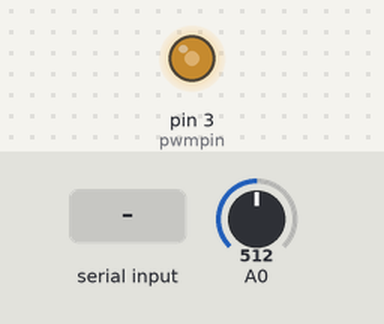
Bench run of a sketch on a simulated Arduino Uno, built with avr-gcc and run on an emulated ATmega328P. Shown: output pins drawn as LEDs (lit = HIGH). The test bench sets the inputs (shaded band); at power-on: A0 = 512. What the sketch prints to the serial monitor is not drawn.

Above: at 1.2 s.
1.3 s: byte 255 (255) received over Serial
At 2.5 s:
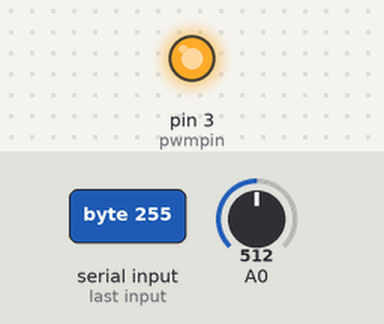
2.8 s: A0 set to 716
4.3 s: "1" received over Serial
6.2 s: "0" received over Serial
8.0 s: A0 set to 900
9.8 s: "2" received over Serial
Timing chart, 0 to 12.6 s (numbered marks = the images above; inputs shaded):
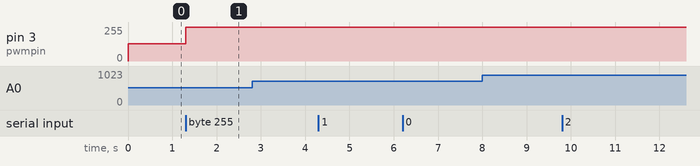

The sketch:

write_read_serial_pwm_realtime.ino
```cpp
/*
Author: Tiago Oliveira Weber - 2018   - tiago (dot) oliveira (dot) weber (at) gmail (dot) com
*/

//#define DEBUG


//********************************
// PWM
//********************************
#define pwmpin 3

//********************************
// Include Libraries
//********************************
#include <stdarg.h>

//********************************
// Time Variables
//********************************
unsigned long start;
unsigned long time_millis;

//********************************
// Serial Communication Variables
//********************************
boolean serial_received = false;
int inByte = 0;         // incoming serial byte
int received_value = 128;
int old_value = 0;

// Functions
void p(char *fmt, ... ){ //http://playground.arduino.cc/Main/Printf
        char buf[128]; // resulting string limited to 128 chars
        va_list args;
        va_start (args, fmt );
        vsnprintf(buf, 128, fmt, args);
        va_end (args);
        Serial.print(buf);
}

void setup() {
  Serial.begin(9600);
  pinMode(A0, INPUT);
//  TCCR2B =(TCCR2B & 0xF8) | 0x01;
  start=millis();  // start time
  analogWrite(pwmpin, received_value); // just to start without serial command
}

void loop() {
   time_millis=millis()-start; // current time
  //**********************************
  // checks and receive data from serial
  //**********************************
  serial_received = false; // resets serial_received variable
  Serial.flush();
  if (Serial.available() > 0) {
    int i=0;
    while (Serial.available() > 0)
      {
	inByte = Serial.read();
        if (inByte==255)
            {
            received_value = Serial.read();
            serial_received = true;
            }
      }
  }


  //**********************************
  // Read the input on analog pin 0:
  //**********************************
  int adc_value = analogRead(A0);

  //**********************************
  // Serial output          // this part is based on oscilloscope.h, from Sofian Audry
  //**********************************
  // Can't be written only as Serial.write(adc_value) because the ADC has a 10-bit resolution and we are sending 8 bits at a time
  // Will be on code only if not in debug mode
  #ifndef DEBUG
  Serial.write(0xff);             // send init byte 1
  Serial.write(0x00);             // send init byte 2
  Serial.write(0xff);             // send init byte 3
  Serial.write(1);                // send channel
  Serial.write(adc_value >> 8);
  Serial.write(adc_value);

  // send long time_millis
  Serial.write(time_millis >> (8*3));
  Serial.write(time_millis >> (8*2));
  Serial.write(time_millis >> (8*1));
  Serial.write(time_millis >> (8*0));
  #endif

  //**********************************
  // ASCII output
  //**********************************
  // Print the values to the serial terminal for debugging purposes in the serial monitor
  // Will be on code only in debug
  #ifdef DEBUG
  p("Debug Mode\n");
  if (serial_received) {
       p("Received value: %d", received_value);
        }
  #endif

  //**********************************
  // PWM output
  //**********************************
  if (serial_received && (received_value != old_value)) {
       analogWrite(pwmpin, received_value);
       old_value = received_value;
  }

  Serial.flush();
  //delay(100);
}
```

Measured:
- after the input at 1.3 s, pin 3 (pwmpin): 128/255 → 255/255 at once
- after the input at 2.8 s, every drawn part: stays the same
- after the input at 4.3 s, every drawn part: stays the same
- after the input at 6.2 s, every drawn part: stays the same
- after the input at 8.0 s, every drawn part: stays the same
- after the input at 9.8 s, every drawn part: stays the same
